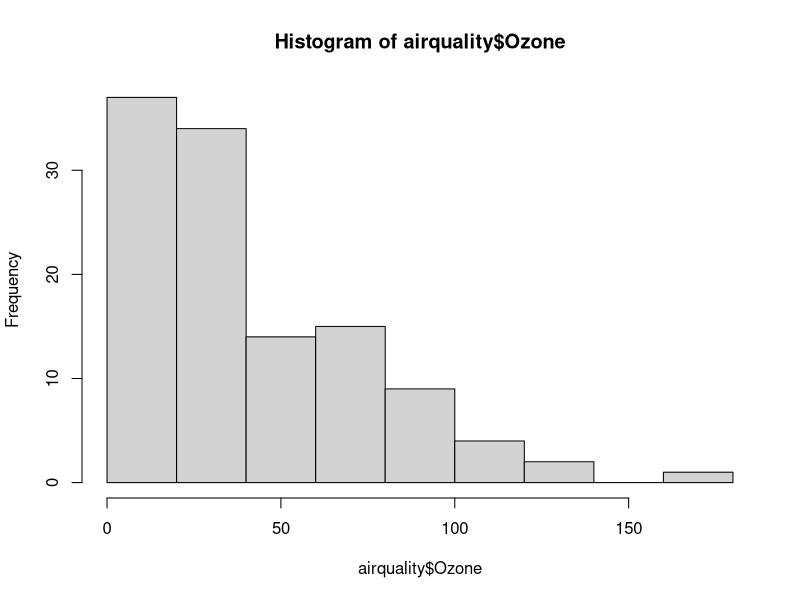
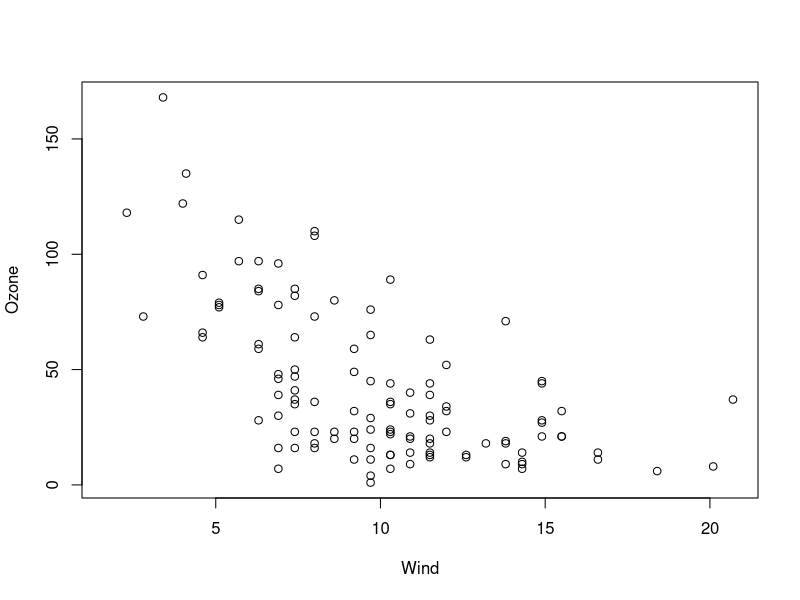
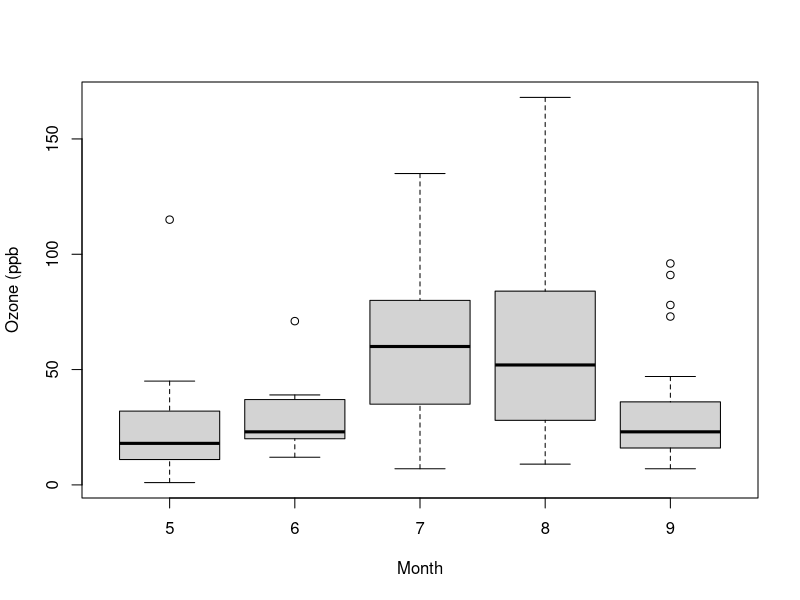
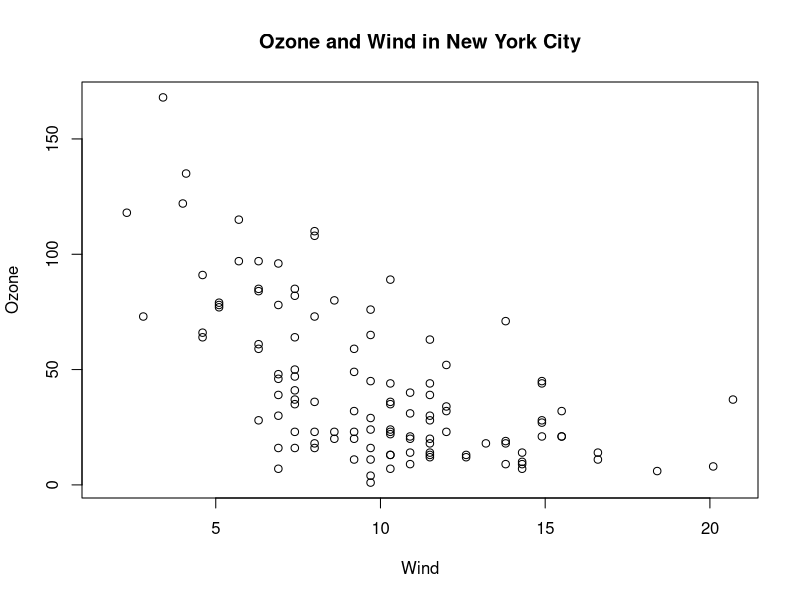
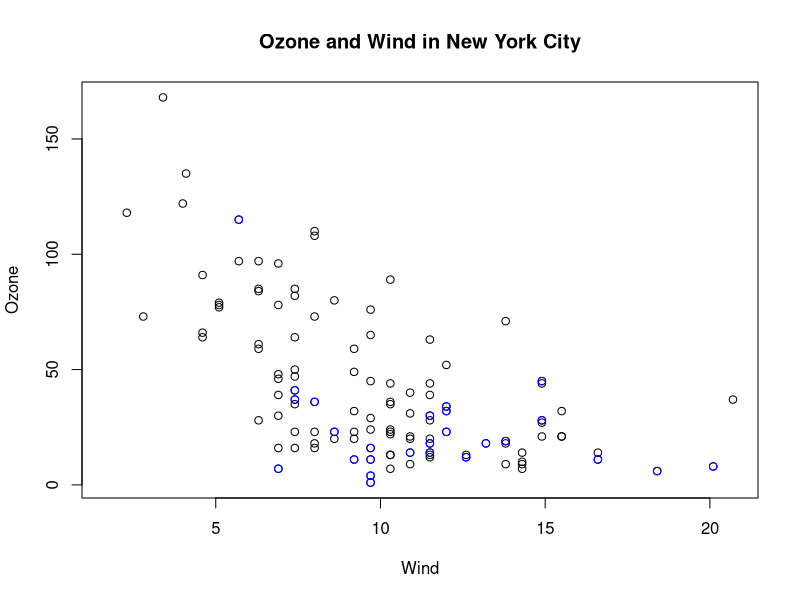
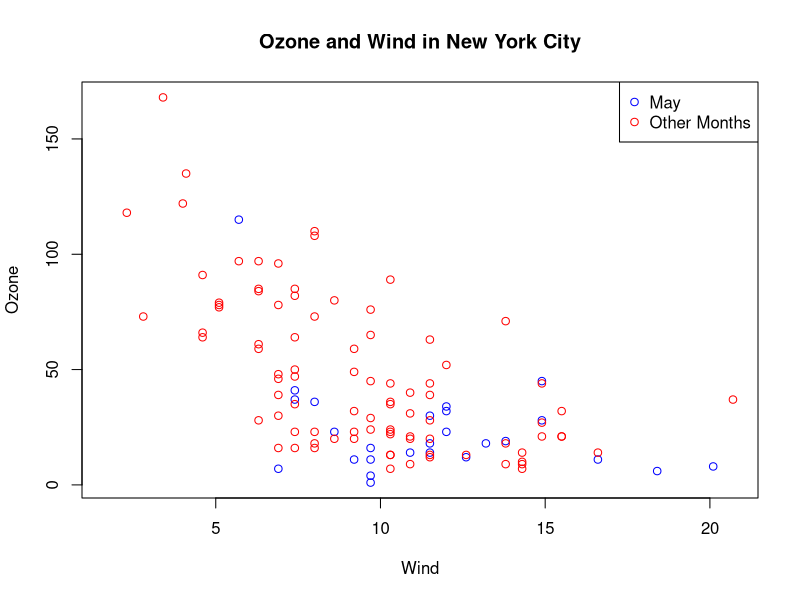
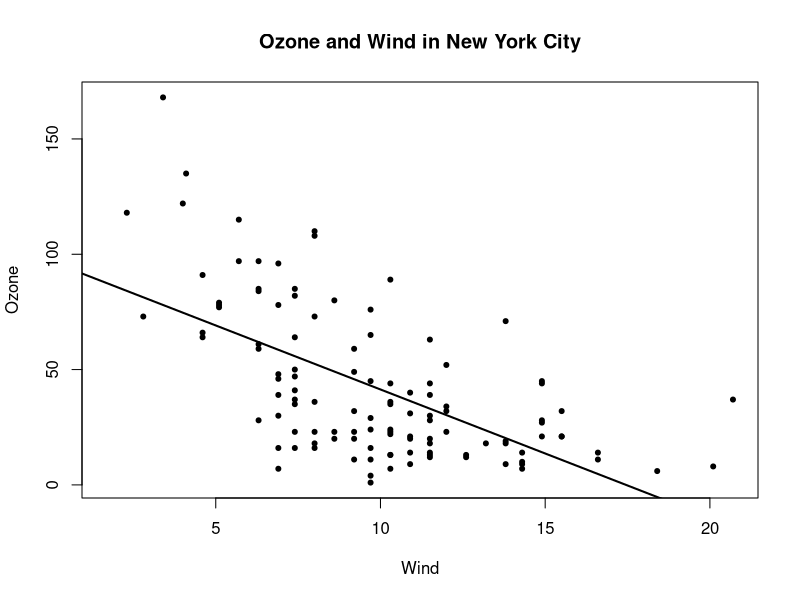

These charts were generated, in order, by the following R code:
## ---- chunk 1
library(datasets)
hist(airquality$Ozone)  ## Draw a new plots
## ---- chunk 2
library(datasets)
with(airquality, plot(Wind,Ozone))
## ---- chunk 3
library(datasets)
airquality <- transform(airquality, Month=factor(Month))
boxplot(Ozone ~ Month, airquality, xlab="Month", ylab="Ozone (ppb")
## ---- chunk 4
## To check the default value of the global graphics parameters user par() function with the parameter
## ---- chunk 5
par('lty')
par('col')
par('pch')
par('bg')
par('mar')
par('mfrow')
## ---- chunk 6
library(datasets)
with(airquality, plot(Wind, Ozone))
title(main = "Ozone and Wind in New York City") ## Add a title
## ---- chunk 7
library(datasets)
with(airquality, plot(Wind, Ozone, main="Ozone and Wind in New York City"))
with(subset(airquality, Month==5), points(Wind, Ozone, col="blue"))
## ---- chunk 8
library(datasets)
with(airquality, plot(Wind, Ozone, main="Ozone and Wind in New York City",type="n"))
with(subset(airquality, Month==5), points(Wind, Ozone, col="blue"))
with(subset(airquality, Month!=5), points(Wind, Ozone, col="red"))
legend("topright", pch=1, col=c("blue","red"), legend=c("May","Other Months"))

## ---- chunk 9
library(datasets)
with(airquality, plot(Wind, Ozone, main="Ozone and Wind in New York City",pch=20))
model <- lm(Ozone ~ Wind, airquality)
abline(model, lwd=2)
